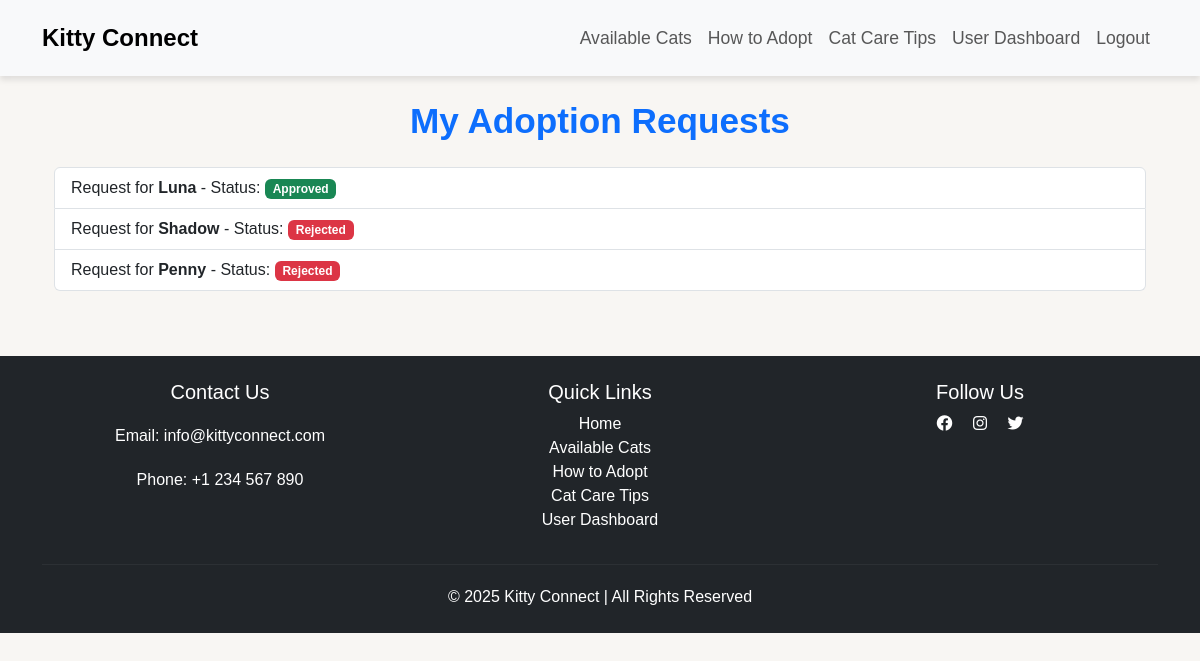
Screenshot of /adoption/ (signed in) with the database file from the repository.
### adoption/models.py (models this page shows, shortened)
class AdoptionRequest(models.Model):
    STATUS_CHOICES = [
        ('pending', 'Pending'),
        ('approved', 'Approved'),
        ('rejected', 'Rejected'),
    ]
    user = models.ForeignKey(User, on_delete=models.CASCADE)
    cat = models.ForeignKey(Cat, on_delete=models.CASCADE)
    message = models.TextField(blank=True, null=True)  # ✅ Add message field
    status = models.CharField(max_length=10, choices=STATUS_CHOICES, default='pending')
    request_date = models.DateTimeField(auto_now_add=True)

### cat/models.py (models this page shows, shortened)
class Cat(models.Model):
    name = models.CharField(max_length=50)
    age = models.IntegerField()
    breed = models.CharField(max_length=100)
    image = models.ImageField(upload_to='cat_images/', null=True, blank=True)
    description = models.TextField()
    available = models.BooleanField(default=True)

### adoption/views.py (the view)
# urls.py: path("", adoption_request_list, name="adoption_request_list"),
@login_required
def adoption_request_list(request):
    if request.user.is_superuser:
        requests = AdoptionRequest.objects.all()
    else:
        requests = AdoptionRequest.objects.filter(user=request.user)
    return render(request, "adoption/adoption_request_list.html", {"requests": requests})

### adoption/templates/adoption/adoption_request_list.html (shortened to what this page needs)
{% extends 'base.html' %}
{% block content %}
<section class="container mt-4" role="region" aria-labelledby="adoption-requests-heading">
    <h2 id="adoption-requests-heading" class="text-center text-primary">
        My Adoption Requests
    </h2>
    {% if requests %}
        <ul class="list-group mt-3" role="list">
            {% for request in requests %}
                <li class="list-group-item d-flex justify-content-between align-items-center"
                    role="listitem"
                    aria-labelledby="request-{{ request.id }}">
                    <span id="request-{{ request.id }}">
                        Request for <strong>{{ request.cat.name }}</strong>
                        - Status:
                        <span class="badge {% if request.status == 'Pending' %}bg-warning text-dark
                                              {% elif request.status == 'Approved' %}bg-success
                                              {% elif request.status == 'Rejected' %}bg-danger
                                              {% else %}bg-secondary{% endif %}">
                            {{ request.status }}
                        </span>
                    </span>
                </li>
            {% endfor %}
        </ul>
    {% else %}
        <p class="text-center mt-3" role="alert" aria-live="polite">
            You have no active adoption requests.
        </p>
    {% endif %}
</section>
{% endblock %}

### static/css/styles.css (style rules this page uses)
body { font-family: 'Arial', sans-serif; background-color: #f5f2ec9d; margin: 0; padding: 0; color: #333; }
h2 { font-size: 2.2rem; font-weight: bold; color: #333; text-align: center; margin-bottom: 25px; }

### rows the page displays
AdoptionRequest: cat.name "Luna", status "Approved"
AdoptionRequest: cat.name "Shadow", status "Rejected"
AdoptionRequest: cat.name "Penny", status "Rejected"
